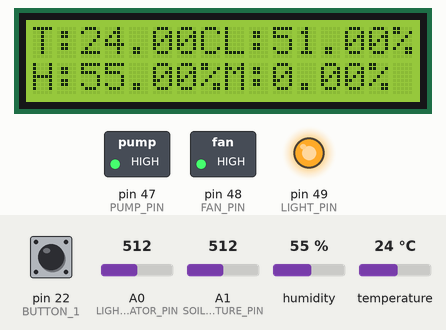
Bench run of a sketch on a simulated Arduino Mega 2560, built with avr-gcc and run on an emulated ATmega2560. Parts: 16×2 character LCD, switched loads named in the sketch (green lamp = pin HIGH), output pins drawn as LEDs (lit = HIGH). The inputs (shaded band) are chosen by the test bench; at power-on: pin 22 (BUTTON_1) LOW, humidity 55 %, A0 (LIGHT_INDICATOR_PIN) = 512, A1 (SOIL_MOISTURE_PIN) = 512, temperature 24 °C. What the sketch prints to the serial monitor is not drawn.

Above: at 3.2 s.
3.3 s: pin 22 (BUTTON_1) pulled HIGH for 1 s
At 3.46 s:
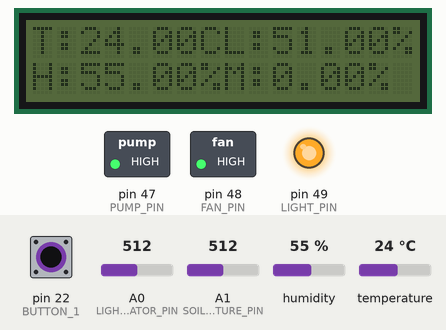
5.8 s: humidity set to 22 %
At 9.3 s:
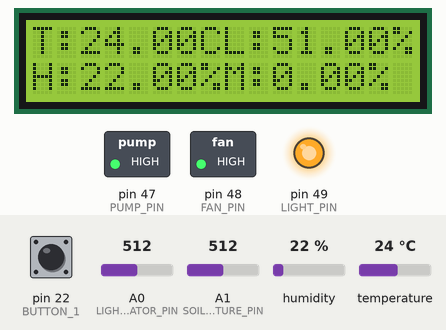
9.6 s: A0 (LIGHT_INDICATOR_PIN) set to 716
At 11.2 s:
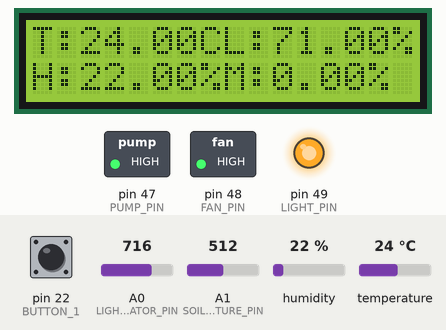
11.6 s: A1 (SOIL_MOISTURE_PIN) set to 306
At 12.8 s:
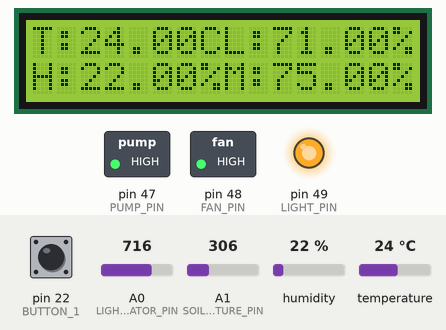
13.6 s: temperature set to 12 °C
At 15.2 s:
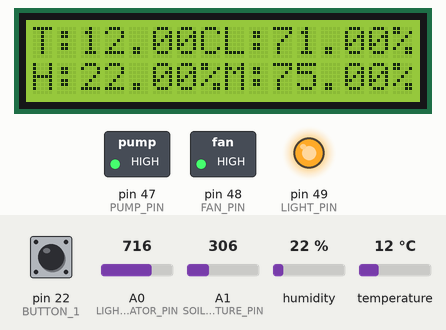
15.6 s: pin 22 (BUTTON_1) pulled HIGH for 0.15 s
At 16.6 s:
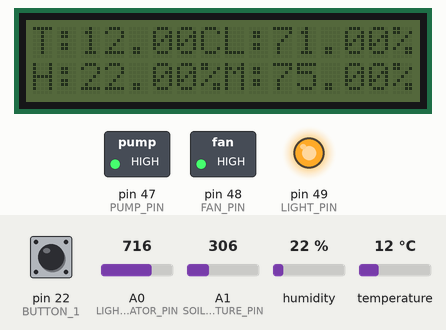
Timing chart, 0 to 18.2 s (numbered marks = the images above; inputs shaded):
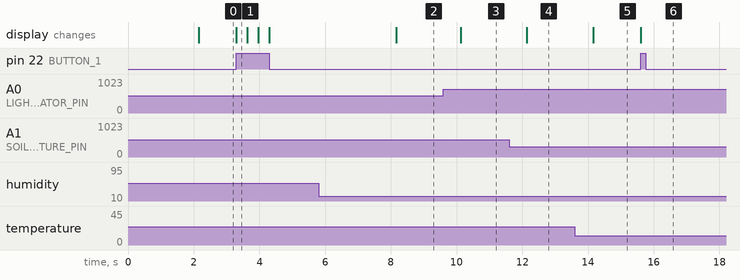

The sketch:

boroFarm.ino
```cpp
#include <DHT.h>
#include <Wire.h>
#include <LiquidCrystal_I2C.h>

// === Пины ===
#define LIGHT_INDICATOR_PIN A0  // фоторезистор
#define SOIL_MOISTURE_PIN A1    // датчик влажности почвы
#define DHT_PIN 2               // DHT11
#define SPEAKER_PIN 4           // пищалка
#define PUMP_PIN 47             // насос (реле 1)
#define FAN_PIN 48              // вентилятор (реле 2)
#define LIGHT_PIN 49            // лампы (реле 3)
#define BUTTON_1 22             // кнопка для управления экраном
#define BUTTON_2 23             // кнопка для управления поливом
#define BUTTON_3 24             // кнопка для управления проветриванием
#define BUTTON_4 25             // кнопка для управления освещением

// === Настройки ===
bool debugMode = true;
int cycleTime = 1000;  // время цикла в миллисекундах
int soilMoisturePercentMin = 40;
int illuminationPercentMin = 50;
float humidityPercentMax = 95.0;
float temperatureMax = 29.0;

// === Переменные ===
unsigned long lastCycleTime = 0;
bool lcdBacklight = false;

DHT dht(DHT_PIN, DHT11);
LiquidCrystal_I2C lcd(0x27, 16, 2);

// === Классы ===
class Moisture {
public:
    Moisture(uint8_t pin) : _pin(pin) {
        pinMode(_pin, INPUT);
    }

    int getSoilMoisturePercent() {
        int rawValue = analogRead(_pin);
        return constrain(map(rawValue, 450, 260, 0, 100), 0, 100);
    }

private:
    uint8_t _pin;
};

class DisplayManager {
public:
    void init() {
        lcd.init();
        lcd.backlight();
        welcomeMessage();
    }

    void updateValue(int col, int row, const char* label, float value, const char* unit = "") {
        lcd.setCursor(col, row);
        lcd.print(label);
        lcd.print(value);
        lcd.print(unit);
        lcd.print("   ");  // Очистка остатка
    }

    void toggleBacklight() {
        lcdBacklight = !lcdBacklight;
        lcdBacklight ? lcd.backlight() : lcd.noBacklight();
    }

private:
    void welcomeMessage() {
        lcd.setCursor(0, 0);
        lcd.print("Boro Farm v0.19.1");
        delay(2000);
        lcd.clear();
    }
};

// === Объекты ===
Moisture soilMoistureSensor(SOIL_MOISTURE_PIN);
DisplayManager display;

// === Функции ===
void setup() {
    Serial.begin(9600);
    dht.begin();
    display.init();

    // Настройка реле
    pinMode(PUMP_PIN, OUTPUT);
    pinMode(FAN_PIN, OUTPUT);
    pinMode(LIGHT_PIN, OUTPUT);

    // Отключение реле
    digitalWrite(PUMP_PIN, HIGH);
    digitalWrite(FAN_PIN, HIGH);
    digitalWrite(LIGHT_PIN, HIGH);
}

void loop() {
    unsigned long currentMillis = millis();

    // Цикл считывания данных
    if (currentMillis - lastCycleTime >= cycleTime) {
        // Чтение датчиков
        int illuminationPercent = analogRead(LIGHT_INDICATOR_PIN) / 10;
        int soilMoisturePercent = soilMoistureSensor.getSoilMoisturePercent();
        float humidityPercent = dht.readHumidity();
        float temperature = dht.readTemperature();

        // Обновление экрана
        display.updateValue(0, 0, "T:", temperature, "C");
        display.updateValue(0, 1, "H:", humidityPercent, "%");
        display.updateValue(8, 0, "L:", illuminationPercent, "%");
        display.updateValue(8, 1, "M:", soilMoisturePercent, "%");

        // Вывод в порт
        if (debugMode) {
            Serial.print("Illumination: ");
            Serial.print(illuminationPercent);
            Serial.print("%, Soil Moisture: ");
            Serial.print(soilMoisturePercent);
            Serial.print("%, Humidity: ");
            Serial.print(humidityPercent);
            Serial.print("%, Temp: ");
            Serial.print(temperature);
            Serial.println("C");
        }

        lastCycleTime = currentMillis;
    }

    // Обработка кнопок
    if (digitalRead(BUTTON_1) == HIGH) {
        display.toggleBacklight();
    }
}
```

Measured:
- after the input at 3.3 s, the display: changes at once (image 1)
- after the input at 5.8 s, the display: changes after 2.4 s (image 2)
- after the input at 9.6 s, the display: changes after 0.53 s (image 3)
- after the input at 11.6 s, the display: changes after 0.54 s (image 4)
- after the input at 13.6 s, the display: changes after 0.56 s (image 5)
- after the input at 15.6 s, the display: changes at once (image 6)
